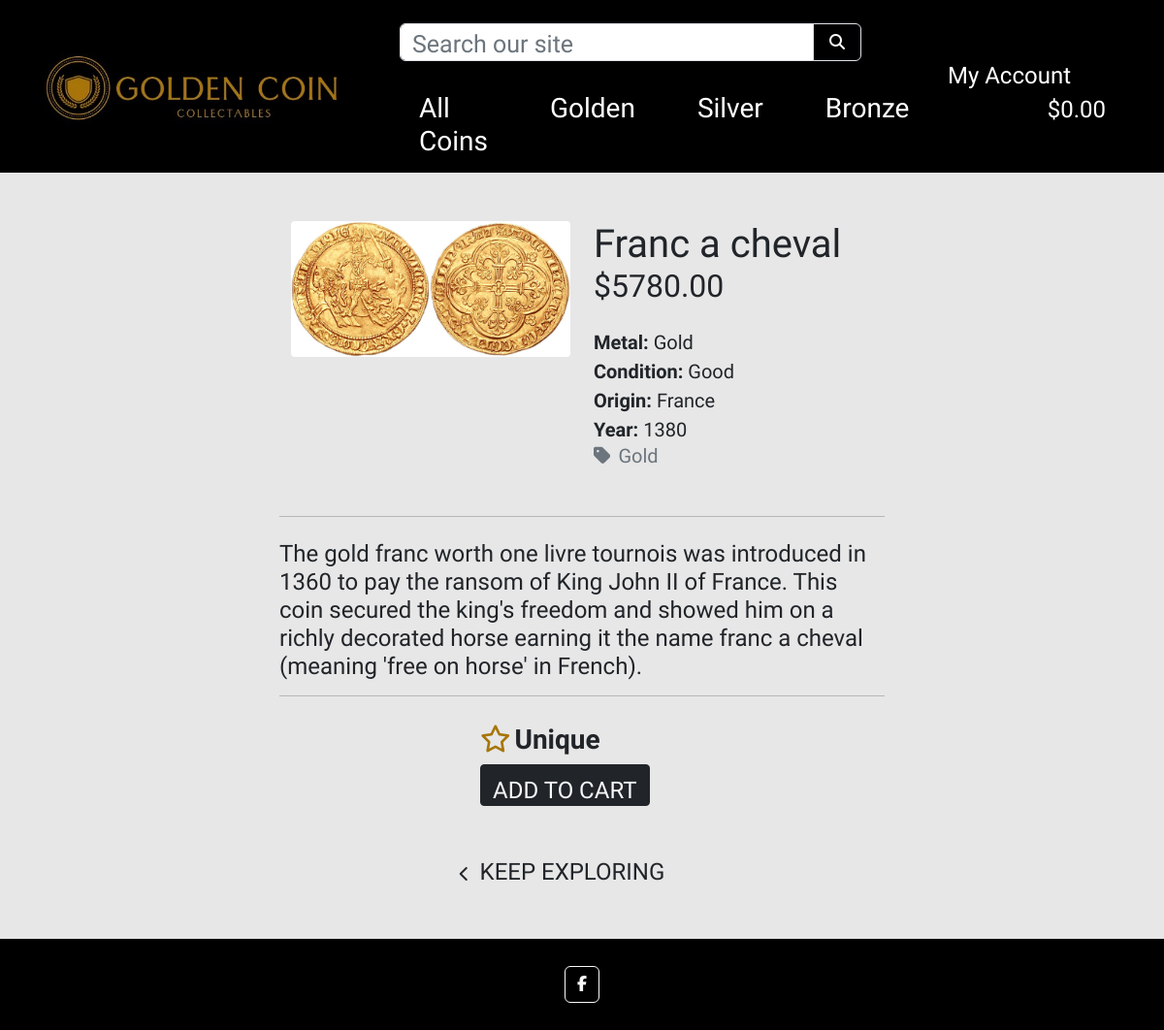
The app's page /coins/4/ with its own data.
### coins/models.py (models this page shows, shortened)
class Coins(models.Model):
    metal = models.ForeignKey('Metal', null=True, blank=True, on_delete=models.SET_NULL)
    sku = models.CharField(max_length=254, null=True, blank=True)
    name = models.CharField(max_length=254)
    description = models.TextField()
    quantity = models.PositiveIntegerField(default=0)
    price = models.DecimalField(max_digits=6, decimal_places=2)
    origin = models.CharField(max_length=254)
    year = models.CharField(max_length=20)
    condition = models.CharField(max_length=20, choices=CONDITION_CHOICES, default=None)
    era = models.CharField(max_length=20, choices=ERA_CHOICES, default=None)
    image_url = models.URLField(max_length=1024, null=True, blank=True)
    image = models.ImageField(null=True, blank=True)
    class Meta:
        verbose_name_plural = 'Coins'

class Metal(models.Model):
    name = models.CharField(max_length=254)
    friendly_name = models.CharField(max_length=254, null=True, blank=True)
    def __str__(self):
        return self.name
    class Meta:
        verbose_name_plural = 'Metals'

### coins/views.py (the view)
# urls.py: path('<int:coins_id>/', views.coins_detail, name='coins_detail'),
def coins_detail(request, coins_id):
    coins = get_object_or_404(Coins, pk=coins_id)
    context = {
        'coins': coins,
    }
    return render(request, 'coins/coins_detail.html', context)

### cart/contexts.py (called while the page is built, shortened)
def cart_contents(request):
    cart_items = []
    total = 0
    coins_count = 0
    cart = request.session.get('cart', {})
    grand_total = total
    context = {
        'cart_items': cart_items,
        'total': total,
        'coins_count': coins_count,
        'grand_total': grand_total,
    }
    return context

### coins/templates/coins/coins_detail.html (shortened to what this page needs)
{% extends "base.html" %}
{% load static %}
{% block content %}
    <div class="overlay"></div>
    <div class="container-fluid offset">
        <div class="row">
            <div class="col-12 col-md-6 col-lg-4 offset-lg-2">
                <div class="image-container my-5">
                    {% if coins.image %}
                        <a href="{{ coins.image.url }}" target="_blank">
                            <img class="card-img-top rounded-1 img-fluid" src="{{ coins.image.url }}" alt="{{ coins.name }}">
                        </a>
                        {% else %}
                        <a href="">
                            <img class="card-img-top img-fluid" src="{{ MEDIA_URL }}noimage.png" alt="{{ coins.name }}">
                        </a>
                    {% endif %}
                </div>
            </div>
            <div class="col-12 col-md-6 col-lg-4">
                <div class="product-details-container mb-5 mt-md-5">
                    <p class="mb-0 h1">{{ coins.name }}</p>
                    <p class="h2 mb-0 text-left font-weight-bold mb-4">${{ coins.price }}</p>
                    <p class="lead mb-0 text-capitalize"><span class="fw-bold">Metal:</span> {{ coins.metal }}</p>
                    <p class="lead mb-0 text-capitalize"><span class="fw-bold">Condition:</span> {{ coins.condition }}</p>
                    <p class="lead mb-0"><span class="fw-bold">Origin:</span> {{ coins.origin }}</p>
                    <p class="lead mb-0"><span class="fw-bold">Year:</span> {{ coins.year }}</p>
                    {% if coins.metal %}
                    <p class="mb-0">
                        <a class="text-muted h5 text-decoration-none" href="{% url 'coins' %}?metal={{ coins.metal.name }}">
                            <i class="fas fa-tag me-2"></i>{{ coins.metal.friendly_name }}
                        </a>
                    </p>
                    {% endif %}
                </div>
            </div>
        </div>
    </div>
    <div class="col-12 col-md-8 mx-auto">
        <hr class="w-100 m-auto mb-4">
        <p class="h4">{{ coins.description }}</p>
        <hr class="mb-4">
    </div>
    <div>
        {% if coins.quantity != 0 %}
            <form class="form" action="{% url 'add_to_cart' coins.id %}" method="POST">
                <div class="container w-25 mt-4">
                    <div class="row text-center">
                        {% if coins.quantity > 1 %}
                        <div class="col-md-auto text-center form-group border border-dark bg-dark text-white rounded-1 p-0 add-to-cart">
                            <div class="input-group input-group-{{ coins.id }}">
                                <div class="input-group-prepend ">
                                    <button class="decrement-qty btn border-0 ps-1 pe-0 text-white decrement-qty_{{ coins.id }}"
                                        data-item_id="{{ coins.id }}">
                                        <span class="icon">
                                            <i class="fas fa-minus"></i>
                                        </span>
                                    </button>
                                </div>
                                <input class="form-control qty_input text-center fw-bold rounded-1 w-auto px-0 border-0 bg-dark text-white id_qty_{{ coins.id }}" type="number"
                                    name="coin_quantity" value="1" min="1" max="99"
                                    data-item_id="{{ coins.id }}"
                                    id="id_qty_{{ coins.id }}"
                                    style="font-size: 20px; width: 50px">
                                <div class="input-group-append">
                                    <button class="increment-qty btn border-0 pe-1 ps-0 bg-dark text-white increment-qty_{{ coins.id }}"
                                        data-item_id="{{ coins.id }}">
                                        <span class="icon">
                                            <i class="fas fa-plus"></i>
                                        </span>
                                    </button>
                                </div>
                            </div>
                        </div>
                        {% else %}
                            <p class="col-md-auto h3 text-center pt-1 fw-bold me-4"><i class="fa-regular fa-star me-1 gold-color"></i>Unique</p>
                        {% endif %}
                        <div class="col-md-auto">
                            <input type="submit" class="btn rounded-1 text-uppercase border border-dark pt-2 add-to-cart add-btn bg-dark text-light" value="Add to Cart">
                        </div>
                    </div>
                </div>
                <div class="text-center">
                    <a href="{% url 'coins' %}" class="btn btn-outline-black mt-5 me-5 border-0">
                        <span class="icon">
                            <i class="fas fa-chevron-left"></i>
                        </span>
                        <span class="text-uppercase h4">Keep Exploring</span>
                    </a>
                </div>
            </form>
        {% endif %}
    </div>
{% endblock %}

### static/css/base.css (style rules this page uses)
html { height: 100%; }
body { display: flex; min-height: 100vh; flex-direction: column; background-color: rgb(231, 231, 231); height: calc(100vh - 164px); font-family: 'Tenali Ramakrishna'; }
input::placeholder { transform: translateY(5px); font-size: 25px; }
.gold-color { color: #A77509; }
.overlay { height: 100%; width: 100%; top: 0; left: 0; position: fixed; background: rgb(231, 231, 231); z-index: -1; }
.offset { margin-top: 180px; }
.add-to-cart { height: 43px; font-size: 24px; }
.icon { align-items: center; display: inline-flex; justify-content: center; height: 1.5rem; width: 1.5rem; }
@media (min-width: 1200px) { .container { max-width: 80%; } }

### records on screen
Coins: image (picture), name "Franc a cheval", price "5780.00", metal "Gold", condition "Good", origin "France", year "1380", metal.friendly_name "Gold", description "The gold franc worth one livre tournois was introduced in 1360 to pay the ransom of King John II of France. This coin secured the king's freedom and showed him on a richly decorated horse earning it the name franc a cheval (meaning 'free on horse' in French)."
